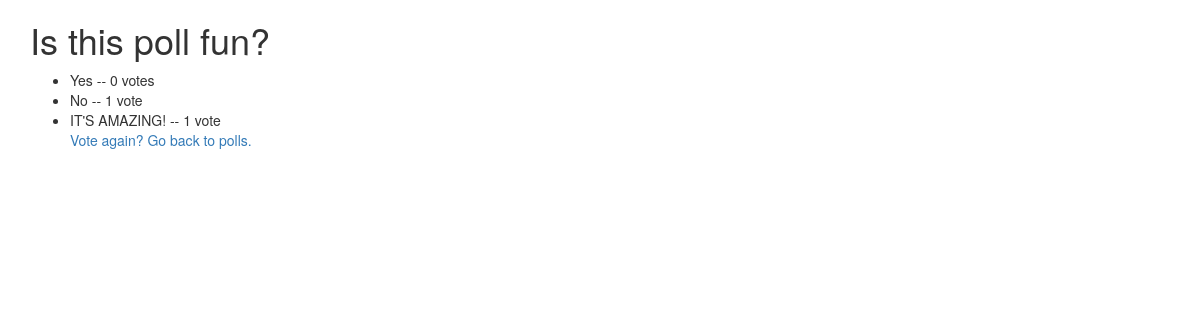
The app's page /polls/22/results/ with its own data.
### polls/models.py (models this page shows, shortened)
class Question(models.Model):
    question_text = models.CharField(max_length=200)
    pub_date = models.DateTimeField('date published')
    def was_published_recently(self):
        now = timezone.now()
        return now - datetime.timedelta(days=1) <= self.pub_date <= now
    was_published_recently.admin_order_field = 'pub_date'
    was_published_recently.boolean = True
    was_published_recently.short_description = 'Published recently?'

class Choice(models.Model):
    question = models.ForeignKey(Question, on_delete=models.CASCADE)
    choice_text = models.CharField(max_length=200)
    votes = models.IntegerField(default=0)

### polls/views.py (the view)
# urls.py: url(r'^(?P<pk>\d+)/results/$', views.ResultsView.as_view(),
class ResultsView(generic.DetailView):
    model = Question
    template_name = 'polls/results.html'

### polls/templates/polls/results.html
{% extends 'polls/base.html' %} {% block title %}Poll Details{% endblock %} {% block body_block %}
<div class="container">
  <h1>{{ question.question_text }}</h1>
  <ul>
    {% for choice in question.choice_set.all %}
    <li>
      {{ choice.choice_text }} -- {{ choice.votes }} vote{{ choice.votes|pluralize }}
    </li>
    {% endfor %}
    <a href="{% url 'polls:detail' question.id %}">Vote again?</a>
    <a href="{% url 'polls:index' %}">Go back to polls.</a>
</div>
{% endblock %}

### records on screen
Question: question_text "Is this poll fun?"
Choice: choice_text "Yes", votes "0"
Choice: choice_text "No", votes "1"
Choice: choice_text "IT'S AMAZING!", votes "1"
